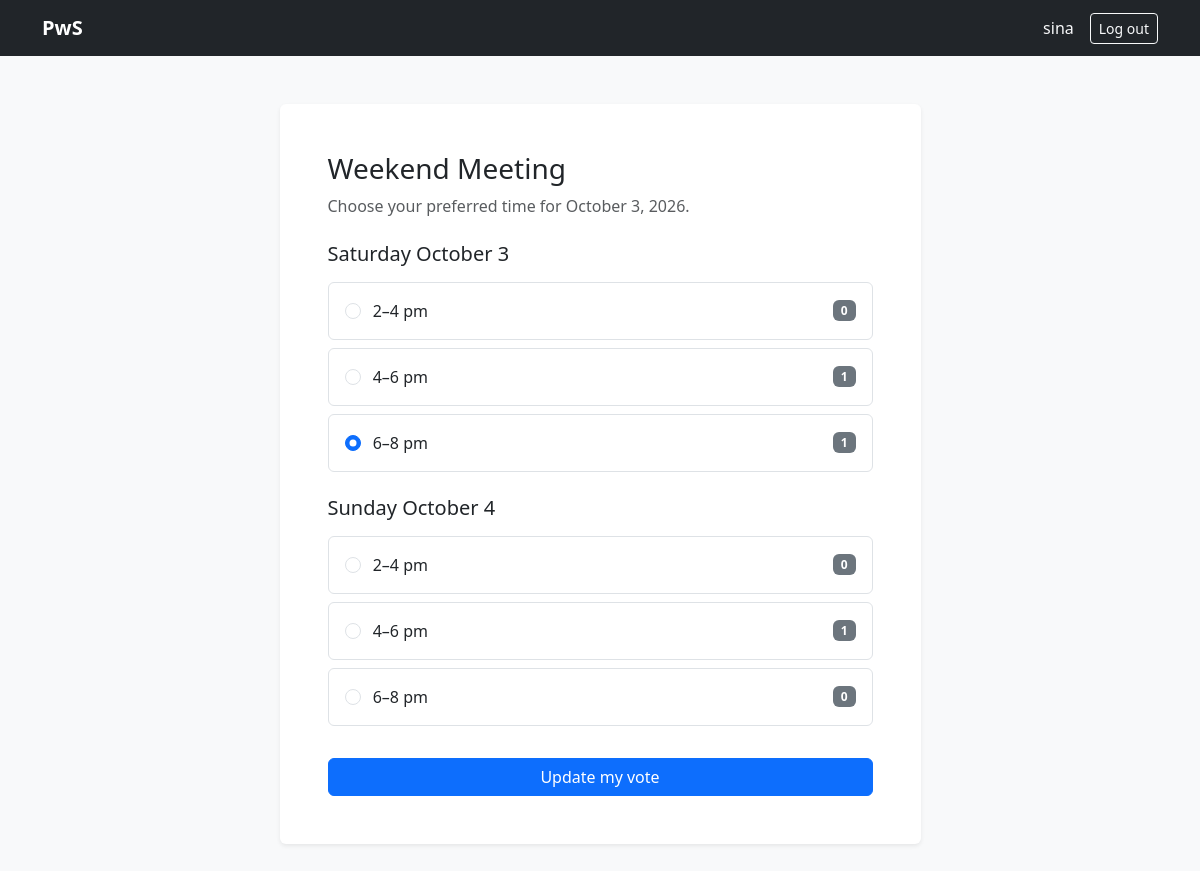
The app's page / (signed in) with its own data.
### meeting/models.py (models this page shows, shortened)
class Meeting(models.Model):
    title = models.CharField(max_length=200, default="Weekend Meeting")
    saturday = models.DateField(unique=True)
    created_at = models.DateTimeField(auto_now_add=True)
    class Meta:
        ordering = ["-saturday"]

class TimeSlot(models.Model):
    class Day(models.TextChoices):
        SATURDAY = "sat", "Saturday"
        SUNDAY = "sun", "Sunday"
    class Period(models.TextChoices):
        AFTERNOON = "14", "2–4 pm"
        EVENING = "16", "4–6 pm"
        LATE = "18", "6–8 pm"
    meeting = models.ForeignKey(
        Meeting,
        on_delete=models.CASCADE,
        related_name="slots",
    )
    day = models.CharField(max_length=3, choices=Day.choices)
    period = models.CharField(max_length=2, choices=Period.choices)
    class Meta:
        ordering = ["day", "period"]
        constraints = [
            models.UniqueConstraint(
                fields=["meeting", "day", "period"],
                name="unique_meeting_slot",
            )
        ]

class Vote(models.Model):
    meeting = models.ForeignKey(
        Meeting,
        on_delete=models.CASCADE,
        related_name="votes",
    )
    user = models.ForeignKey(
        settings.AUTH_USER_MODEL,
        on_delete=models.CASCADE,
        related_name="meeting_votes",
    )
    slot = models.ForeignKey(
        TimeSlot,
        on_delete=models.CASCADE,
        related_name="votes",
    )
    created_at = models.DateTimeField(auto_now_add=True)
    class Meta:
        constraints = [
            models.UniqueConstraint(
                fields=["meeting", "user"],
                name="one_vote_per_meeting",
            )
        ]

### meeting/views.py (the view)
# urls.py: path("", views.index, name="index"),
@login_required
def index(request):
    meeting = get_upcoming_meeting()
    current_vote = Vote.objects.filter(
        meeting=meeting,
        user=request.user,
    ).first()
    return render(request, "meeting/index.html", {
    	"meeting": meeting,
    	"current_vote": current_vote,
    	"sunday": meeting.saturday + timedelta(days=1),
	})

### meeting/services.py (called while the page is built)
def get_upcoming_meeting():
    today = timezone.localdate()
    days_until_saturday = (5 - today.weekday()) % 7
    saturday = today + timedelta(days=days_until_saturday)
    meeting, _ = Meeting.objects.get_or_create(
        saturday=saturday,
        defaults={"title": "Weekend Meeting"},
    )
    slots = [
        (TimeSlot.Day.SATURDAY, TimeSlot.Period.AFTERNOON),
        (TimeSlot.Day.SATURDAY, TimeSlot.Period.EVENING),
        (TimeSlot.Day.SATURDAY, TimeSlot.Period.LATE),
        (TimeSlot.Day.SUNDAY, TimeSlot.Period.AFTERNOON),
        (TimeSlot.Day.SUNDAY, TimeSlot.Period.EVENING),
        (TimeSlot.Day.SUNDAY, TimeSlot.Period.LATE),
    ]
    for day, period in slots:
        TimeSlot.objects.get_or_create(
            meeting=meeting,
            day=day,
            period=period,
        )
    return meeting

### meeting/templates/meeting/index.html (shortened to what this page needs)
<!DOCTYPE html>
<html lang="en">
<head>
    <link href="https://cdn.jsdelivr.net/npm/bootstrap@5.3.8/dist/css/bootstrap.min.css"
          rel="stylesheet">
</head>
<body class="bg-light">
<nav class="navbar navbar-expand-lg navbar-dark bg-dark">
    <div class="container">
        <a class="navbar-brand fw-bold" href="/">PwS</a>
        <div class="ms-auto d-flex align-items-center gap-3">
            <span class="text-light">{{ request.user.username }}</span>
            <form method="post" action="{% url 'logout' %}">
                <button class="btn btn-outline-light btn-sm">
                    Log out
                </button>
            </form>
        </div>
    </div>
</nav>
<main class="container py-5">
    <div class="row justify-content-center">
        <div class="col-lg-7 col-md-9">
            <div class="card border-0 shadow-sm">
                <div class="card-body p-4 p-md-5">
                    <h1 class="h3 mb-2">{{ meeting.title }}</h1>
                    <p class="text-muted mb-4">
                        Choose your preferred time for
                        {{ meeting.saturday|date:"F j, Y" }}.
                    </p>
                    <form method="post"
                          action="{% url 'meeting:vote' %}">
                        {% for day, label in meeting.slots.model.Day.choices %}
                            <h2 class="h5 mt-4 mb-3">
                                {% if day == "sat" %}
                                    Saturday
                                    {{ meeting.saturday|date:"F j" }}
                                {% else %}
                                    Sunday {{ sunday|date:"F j" }}
                                {% endif %}
                            </h2>
                            {% for slot in meeting.slots.all %}
                                {% if slot.day == day %}
                                    <label class="d-flex align-items-center
                                                  justify-content-between
                                                  border rounded p-3 mb-2
                                                  bg-white">
                                        <span>
                                            <input class="form-check-input me-2"
                                                   type="radio"
                                                   name="slot"
                                                   value="{{ slot.pk }}"
                                                   {% if current_vote.slot_id == slot.pk %}
                                                       checked
                                                   {% endif %}
                                                   required>
                                            {{ slot.get_period_display }}
                                        </span>
                                        <span class="badge text-bg-secondary">
                                            {{ slot.votes.count }}
                                        </span>
                                    </label>
                                {% endif %}
                            {% endfor %}
                        {% endfor %}
                        <button class="btn btn-primary w-100 mt-4"
                                type="submit">
                            {% if current_vote %}
                                Update my vote
                            {% else %}
                                Submit my vote
                            {% endif %}
                        </button>
                    </form>
                </div>
            </div>
        </div>
    </div>
</main>
</body>
</html>

### records on screen
Meeting: title "Weekend Meeting", saturday "October 3, 2026", saturday "October 3"
TimeSlot: slot "☐ 2–4 pm 0", period "2–4 pm", votes.count "0"
TimeSlot: slot "☐ 4–6 pm 1", period "4–6 pm", votes.count "1"
TimeSlot: slot "☑ 6–8 pm 1", period "6–8 pm", votes.count "1"
TimeSlot: slot "☐ 2–4 pm 0", period "2–4 pm", votes.count "0"
TimeSlot: slot "☐ 4–6 pm 1", period "4–6 pm", votes.count "1"
TimeSlot: slot "☐ 6–8 pm 0", period "6–8 pm", votes.count "0"

### other values on screen
{{ request.user.username }} "sina"
{{ sunday|date:"F j" }} "October 4"
